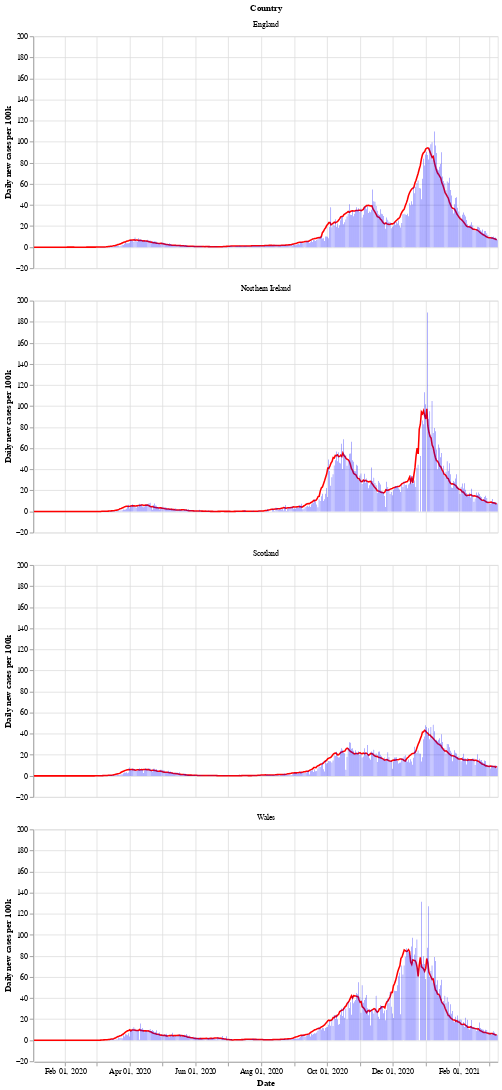

The cell this chart's notebook holds for it:
### Markdown cell above
Next is a bar chart of the number of new cases in each country (per 100k population), with the 7 day moving average of cases. Again we see that Wales saw a longer period of raising and falling cases compared to the other countries.

After a period of cases falling, each nation is now seeing a rise in the number of cases - especially in Wales.

### Code cell
# collapse
bars = alt.Chart(uk_cases).mark_bar().encode(
    x=alt.X("yearmonthdate(date):T", axis=alt.Axis(title='Date')),
    y=alt.Y("newCasesRate:Q", axis=alt.Axis(title='Daily new cases per 100k')),
    tooltip='newCasesRate',
    color=alt.condition(
        alt.datum.dailyChange > 0,
        alt.value("orange"),  # The positive color
        alt.value("blue")  # The negative color
    )
).properties(title='New cases per 100k population with rolling 7 day average', width=600).interactive()
line = alt.Chart(uk_cases).mark_line(
    color='red',
    size=2,
).transform_window(
    rolling_mean='mean(newCasesRate)',
    frame=[0, 7],
    groupby=['areaName']
).encode(
    x='yearmonthdate(date):T',
    y='rolling_mean:Q'
)
alt.layer(line, bars, data=uk_cases).facet(alt.Row('areaName', title='Country'), columns=1)

### Figure 1 — Vega-Lite specification as saved in the notebook (floating-point values rounded to 4 significant figures; data arrays with more than 128 entries replaced by an {"elided": "..."} marker saying what was removed)
{"config": {"view": {"continuousWidth": 400, "continuousHeight": 300}}, "data": {"name": "data-0c2e4f12a9b2d44a362573d236a1775b"}, "facet": {"type": "nominal", "field": "areaName", "title": "Country"}, "spec": {"layer": [{"mark": {"type": "line", "color": "red", "size": 2}, "encoding": {"x": {"type": "temporal", "field": "date", "timeUnit": "yearmonthdate"}, "y": {"type": "quantitative", "field": "rolling_mean"}}, "transform": [{"window": [{"op": "mean", "field": "newCasesRate", "as": "rolling_mean"}], "frame": [0, 7], "groupby": ["areaName"]}]}, {"mark": "bar", "encoding": {"color": {"condition": {"value": "orange", "test": "(datum.dailyChange > 0)"}, "value": "blue"}, "tooltip": {"type": "quantitative", "field": "newCasesRate"}, "x": {"type": "temporal", "axis": {"title": "Date"}, "field": "date", "timeUnit": "yearmonthdate"}, "y": {"type": "quantitative", "axis": {"title": "Daily new cases per 100k"}, "field": "newCasesRate"}}, "selection": {"selector002": {"type": "interval", "bind": "scales", "encodings": ["x", "y"]}}, "title": "New cases per 100k population with rolling 7 day average", "width": 600}]}, "columns": 1, "$schema": "https://vega.github.io/schema/vega-lite/v4.8.1.json", "datasets": {"data-0c2e4f12a9b2d44a362573d236a1775b": {"elided": "1724 records"}}}
